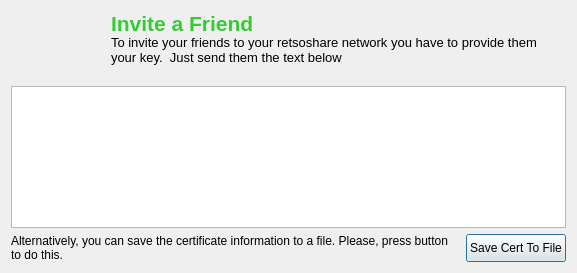
<ui version="4.0" >
 <class>InviteDialog</class>
 <widget class="QDialog" name="InviteDialog" >
  <property name="geometry" >
   <rect>
    <x>0</x>
    <y>0</y>
    <width>577</width>
    <height>273</height>
   </rect>
  </property>
  <property name="windowTitle" >
   <string>Invite a Friend</string>
  </property>
  <layout class="QVBoxLayout" name="verticalLayout" >
   <item>
    <widget class="QLabel" name="invitefriendLabel" >
     <property name="maximumSize" >
      <size>
       <width>16777215</width>
       <height>93</height>
      </size>
     </property>
     <property name="palette" >
      <palette>
       <active>
        <colorrole role="WindowText" >
         <brush brushstyle="SolidPattern" >
          <color alpha="255" >
           <red>0</red>
           <green>0</green>
           <blue>0</blue>
          </color>
         </brush>
        </colorrole>
        <colorrole role="Button" >
         <brush brushstyle="SolidPattern" >
          <color alpha="255" >
           <red>244</red>
           <green>244</green>
           <blue>244</blue>
          </color>
         </brush>
        </colorrole>
        <colorrole role="Light" >
         <brush brushstyle="SolidPattern" >
          <color alpha="255" >
           <red>244</red>
           <green>244</green>
           <blue>244</blue>
          </color>
         </brush>
        </colorrole>
        <colorrole role="Midlight" >
         <brush brushstyle="SolidPattern" >
          <color alpha="255" >
           <red>241</red>
           <green>239</green>
           <blue>226</blue>
          </color>
         </brush>
        </colorrole>
        <colorrole role="Dark" >
         <brush brushstyle="SolidPattern" >
          <color alpha="255" >
           <red>140</red>
           <green>140</green>
           <blue>140</blue>
          </color>
         </brush>
        </colorrole>
        <colorrole role="Mid" >
         <brush brushstyle="SolidPattern" >
          <color alpha="255" >
           <red>163</red>
           <green>163</green>
           <blue>163</blue>
          </color>
         </brush>
        </colorrole>
        <colorrole role="Text" >
         <brush brushstyle="SolidPattern" >
          <color alpha="255" >
           <red>0</red>
           <green>0</green>
           <blue>0</blue>
          </color>
         </brush>
        </colorrole>
        <colorrole role="BrightText" >
         <brush brushstyle="SolidPattern" >
          <color alpha="255" >
           <red>244</red>
           <green>244</green>
           <blue>244</blue>
          </color>
         </brush>
        </colorrole>
        <colorrole role="ButtonText" >
         <brush brushstyle="SolidPattern" >
          <color alpha="255" >
           <red>0</red>
           <green>0</green>
           <blue>0</blue>
          </color>
         </brush>
        </colorrole>
        <colorrole role="Base" >
         <brush brushstyle="SolidPattern" >
          <color alpha="255" >
           <red>255</red>
           <green>255</green>
           <blue>255</blue>
          </color>
         </brush>
        </colorrole>
        <colorrole role="Window" >
         <brush brushstyle="SolidPattern" >
          <color alpha="255" >
           <red>244</red>
           <green>244</green>
           <blue>244</blue>
          </color>
         </brush>
        </colorrole>
        <colorrole role="Shadow" >
         <brush brushstyle="SolidPattern" >
          <color alpha="255" >
           <red>106</red>
           <green>106</green>
           <blue>106</blue>
          </color>
         </brush>
        </colorrole>
        <colorrole role="Highlight" >
         <brush brushstyle="SolidPattern" >
          <color alpha="255" >
           <red>197</red>
           <green>231</green>
           <blue>246</blue>
          </color>
         </brush>
        </colorrole>
        <colorrole role="HighlightedText" >
         <brush brushstyle="SolidPattern" >
          <color alpha="255" >
           <red>0</red>
           <green>0</green>
           <blue>0</blue>
          </color>
         </brush>
        </colorrole>
        <colorrole role="AlternateBase" >
         <brush brushstyle="SolidPattern" >
          <color alpha="255" >
           <red>232</red>
           <green>232</green>
           <blue>232</blue>
          </color>
         </brush>
        </colorrole>
       </active>
       <inactive>
        <colorrole role="WindowText" >
         <brush brushstyle="SolidPattern" >
          <color alpha="255" >
           <red>0</red>
           <green>0</green>
           <blue>0</blue>
          </color>
         </brush>
        </colorrole>
        <colorrole role="Button" >
         <brush brushstyle="SolidPattern" >
          <color alpha="255" >
           <red>244</red>
           <green>244</green>
           <blue>244</blue>
          </color>
         </brush>
        </colorrole>
        <colorrole role="Light" >
         <brush brushstyle="SolidPattern" >
          <color alpha="255" >
           <red>244</red>
           <green>244</green>
           <blue>244</blue>
          </color>
         </brush>
        </colorrole>
        <colorrole role="Midlight" >
         <brush brushstyle="SolidPattern" >
          <color alpha="255" >
           <red>241</red>
           <green>239</green>
           <blue>226</blue>
          </color>
         </brush>
        </colorrole>
        <colorrole role="Dark" >
         <brush brushstyle="SolidPattern" >
          <color alpha="255" >
           <red>140</red>
           <green>140</green>
           <blue>140</blue>
          </color>
         </brush>
        </colorrole>
        <colorrole role="Mid" >
         <brush brushstyle="SolidPattern" >
          <color alpha="255" >
           <red>163</red>
           <green>163</green>
           <blue>163</blue>
          </color>
         </brush>
        </colorrole>
        <colorrole role="Text" >
         <brush brushstyle="SolidPattern" >
          <color alpha="255" >
           <red>0</red>
           <green>0</green>
           <blue>0</blue>
          </color>
         </brush>
        </colorrole>
        <colorrole role="BrightText" >
         <brush brushstyle="SolidPattern" >
          <color alpha="255" >
           <red>244</red>
           <green>244</green>
           <blue>244</blue>
          </color>
         </brush>
        </colorrole>
        <colorrole role="ButtonText" >
         <brush brushstyle="SolidPattern" >
          <color alpha="255" >
           <red>0</red>
           <green>0</green>
           <blue>0</blue>
          </color>
         </brush>
        </colorrole>
        <colorrole role="Base" >
         <brush brushstyle="SolidPattern" >
          <color alpha="255" >
           <red>255</red>
           <green>255</green>
           <blue>255</blue>
          </color>
         </brush>
        </colorrole>
        <colorrole role="Window" >
         <brush brushstyle="SolidPattern" >
          <color alpha="255" >
           <red>244</red>
           <green>244</green>
           <blue>244</blue>
          </color>
         </brush>
        </colorrole>
        <colorrole role="Shadow" >
         <brush brushstyle="SolidPattern" >
          <color alpha="255" >
           <red>106</red>
           <green>106</green>
           <blue>106</blue>
          </color>
         </brush>
        </colorrole>
        <colorrole role="Highlight" >
         <brush brushstyle="SolidPattern" >
          <color alpha="255" >
           <red>244</red>
           <green>244</green>
           <blue>244</blue>
          </color>
         </brush>
        </colorrole>
        <colorrole role="HighlightedText" >
         <brush brushstyle="SolidPattern" >
          <color alpha="255" >
           <red>0</red>
           <green>0</green>
           <blue>0</blue>
          </color>
         </brush>
        </colorrole>
        <colorrole role="AlternateBase" >
         <brush brushstyle="SolidPattern" >
          <color alpha="255" >
           <red>232</red>
           <green>232</green>
           <blue>232</blue>
          </color>
         </brush>
        </colorrole>
       </inactive>
       <disabled>
        <colorrole role="WindowText" >
         <brush brushstyle="SolidPattern" >
          <color alpha="255" >
           <red>122</red>
           <green>122</green>
           <blue>122</blue>
          </color>
         </brush>
        </colorrole>
        <colorrole role="Button" >
         <brush brushstyle="SolidPattern" >
          <color alpha="255" >
           <red>244</red>
           <green>244</green>
           <blue>244</blue>
          </color>
         </brush>
        </colorrole>
        <colorrole role="Light" >
         <brush brushstyle="SolidPattern" >
          <color alpha="255" >
           <red>244</red>
           <green>244</green>
           <blue>244</blue>
          </color>
         </brush>
        </colorrole>
        <colorrole role="Midlight" >
         <brush brushstyle="SolidPattern" >
          <color alpha="255" >
           <red>244</red>
           <green>244</green>
           <blue>244</blue>
          </color>
         </brush>
        </colorrole>
        <colorrole role="Dark" >
         <brush brushstyle="SolidPattern" >
          <color alpha="255" >
           <red>140</red>
           <green>140</green>
           <blue>140</blue>
          </color>
         </brush>
        </colorrole>
        <colorrole role="Mid" >
         <brush brushstyle="SolidPattern" >
          <color alpha="255" >
           <red>163</red>
           <green>163</green>
           <blue>163</blue>
          </color>
         </brush>
        </colorrole>
        <colorrole role="Text" >
         <brush brushstyle="SolidPattern" >
          <color alpha="255" >
           <red>122</red>
           <green>122</green>
           <blue>122</blue>
          </color>
         </brush>
        </colorrole>
        <colorrole role="BrightText" >
         <brush brushstyle="SolidPattern" >
          <color alpha="255" >
           <red>244</red>
           <green>244</green>
           <blue>244</blue>
          </color>
         </brush>
        </colorrole>
        <colorrole role="ButtonText" >
         <brush brushstyle="SolidPattern" >
          <color alpha="255" >
           <red>122</red>
           <green>122</green>
           <blue>122</blue>
          </color>
         </brush>
        </colorrole>
        <colorrole role="Base" >
         <brush brushstyle="SolidPattern" >
          <color alpha="255" >
           <red>244</red>
           <green>244</green>
           <blue>244</blue>
          </color>
         </brush>
        </colorrole>
        <colorrole role="Window" >
         <brush brushstyle="SolidPattern" >
          <color alpha="255" >
           <red>244</red>
           <green>244</green>
           <blue>244</blue>
          </color>
         </brush>
        </colorrole>
        <colorrole role="Shadow" >
         <brush brushstyle="SolidPattern" >
          <color alpha="255" >
           <red>0</red>
           <green>0</green>
           <blue>0</blue>
          </color>
         </brush>
        </colorrole>
        <colorrole role="Highlight" >
         <brush brushstyle="SolidPattern" >
          <color alpha="255" >
           <red>197</red>
           <green>231</green>
           <blue>246</blue>
          </color>
         </brush>
        </colorrole>
        <colorrole role="HighlightedText" >
         <brush brushstyle="SolidPattern" >
          <color alpha="255" >
           <red>0</red>
           <green>0</green>
           <blue>0</blue>
          </color>
         </brush>
        </colorrole>
        <colorrole role="AlternateBase" >
         <brush brushstyle="SolidPattern" >
          <color alpha="255" >
           <red>232</red>
           <green>232</green>
           <blue>232</blue>
          </color>
         </brush>
        </colorrole>
       </disabled>
      </palette>
     </property>
     <property name="styleSheet" >
      <string notr="true" >background-image: url(:/images/invitefriendlabel.png);</string>
     </property>
     <property name="text" >
      <string>&lt;!DOCTYPE HTML PUBLIC "-//W3C//DTD HTML 4.0//EN" "http://www.w3.org/TR/REC-html40/strict.dtd">
&lt;html>&lt;head>&lt;meta name="qrichtext" content="1" />&lt;style type="text/css">
p, li { white-space: pre-wrap; }
&lt;/style>&lt;/head>&lt;body style=" font-family:'Sans Serif'; font-size:10pt; font-weight:400; font-style:normal;">
&lt;p style=" margin-top:0px; margin-bottom:0px; margin-left:0px; margin-right:0px; -qt-block-indent:0; text-indent:0px; font-family:'Arial'; font-size:8pt;">&lt;span style=" font-size:16pt; font-weight:600; color:#32cd32;">Invite a Friend&lt;/span>&lt;br />&lt;span style=" font-size:10pt;">To invite your friends to your retsoshare network you have to provide them your key.  Just send them the text below&lt;/span>&lt;/p>
&lt;p style="-qt-paragraph-type:empty; margin-top:0px; margin-bottom:0px; margin-left:0px; margin-right:0px; -qt-block-indent:0; text-indent:0px; font-family:'Arial';">&lt;/p>&lt;/body>&lt;/html></string>
     </property>
     <property name="alignment" >
      <set>Qt::AlignLeading|Qt::AlignLeft|Qt::AlignVCenter</set>
     </property>
     <property name="wordWrap" >
      <bool>true</bool>
     </property>
     <property name="indent" >
      <number>100</number>
     </property>
    </widget>
   </item>
   <item>
    <widget class="QTextEdit" name="emailText" >
     <property name="font" >
      <font>
       <family>Courier New</family>
       <pointsize>10</pointsize>
       <kerning>false</kerning>
      </font>
     </property>
     <property name="readOnly" >
      <bool>true</bool>
     </property>
     <property name="html" >
      <string>&lt;!DOCTYPE HTML PUBLIC "-//W3C//DTD HTML 4.0//EN" "http://www.w3.org/TR/REC-html40/strict.dtd">
&lt;html>&lt;head>&lt;meta name="qrichtext" content="1" />&lt;style type="text/css">
p, li { white-space: pre-wrap; }
&lt;/style>&lt;/head>&lt;body style=" font-family:'Courier New'; font-size:10pt; font-weight:400; font-style:normal;">
&lt;p style="-qt-paragraph-type:empty; margin-top:0px; margin-bottom:0px; margin-left:0px; margin-right:0px; -qt-block-indent:0; text-indent:0px; font-family:'Arial'; font-size:8pt;">&lt;/p>&lt;/body>&lt;/html></string>
     </property>
     <property name="acceptRichText" >
      <bool>false</bool>
     </property>
    </widget>
   </item>
   <item>
    <layout class="QHBoxLayout" name="horizontalLayout" >
     <item>
      <widget class="QLabel" name="fileSelectLabel" >
       <property name="text" >
        <string>Alternatively, you can save the certificate information to a file. Please, press button to do this.</string>
       </property>
       <property name="wordWrap" >
        <bool>true</bool>
       </property>
      </widget>
     </item>
     <item>
      <widget class="QPushButton" name="sCertButton" >
       <property name="sizePolicy" >
        <sizepolicy vsizetype="MinimumExpanding" hsizetype="Fixed" >
         <horstretch>0</horstretch>
         <verstretch>0</verstretch>
        </sizepolicy>
       </property>
       <property name="text" >
        <string>Save Cert To File</string>
       </property>
      </widget>
     </item>
    </layout>
   </item>
  </layout>
 </widget>
 <tabstops>
  <tabstop>emailText</tabstop>
 </tabstops>
 <resources/>
 <connections/>
</ui>
